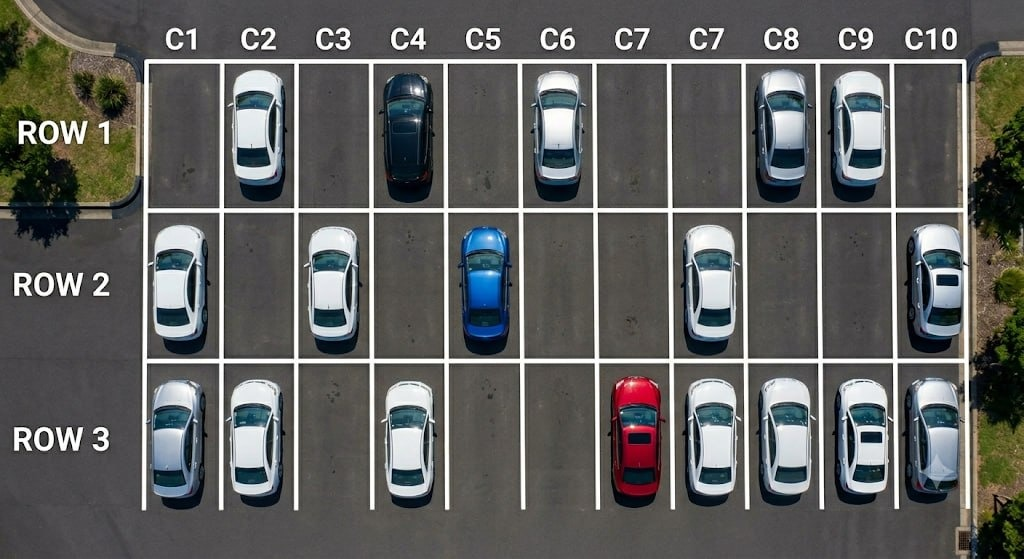
#> input picture parking-detector/images/img_1.jpg, 1024 x 559 px, found by its file name
$ python find_grid_lines.py
#> lines starting #> are read from the running program, lines starting #| are printed output that depends on the picture
import cv2
import numpy as np

def find_exact_grid_lines():
    img_path = "images/img_1.jpg"
    img = cv2.imread(img_path)
#> img is the input picture: shape (559, 1024, 3); mean B, G, R 95, 96.7, 96
    if img is None:
        print("Could not load image.")
        return

    # Convert to grayscale
    gray = cv2.cvtColor(img, cv2.COLOR_BGR2GRAY)
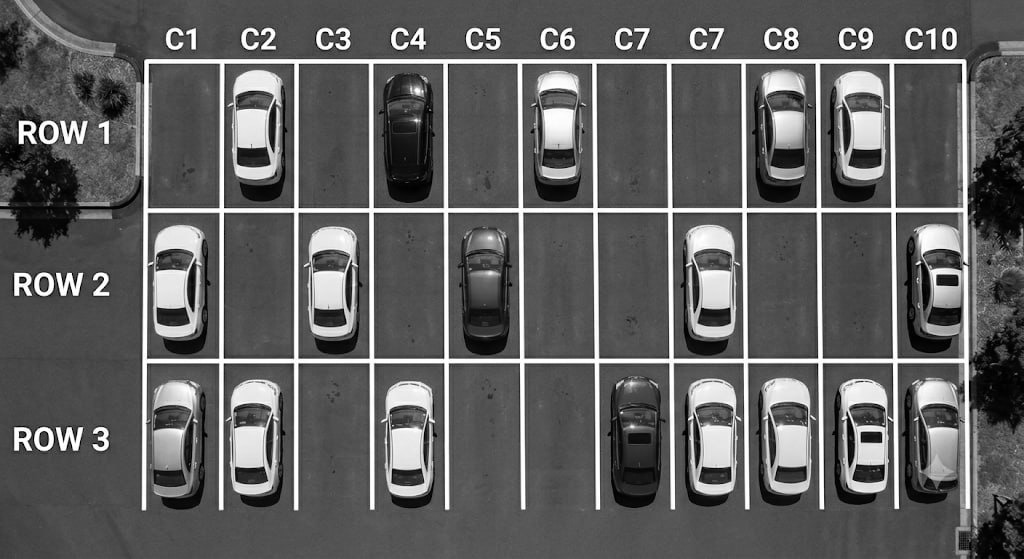
#> gray: shape (559, 1024); min 0, max 255, mean 96.4

    # We know the grid is roughly Y: 60 to 512, X: 142 to 968.
    # Let's inspect vertical lines by taking a slice near the row dividers where cars are less likely to block the vertical lines,
    # or look for vertical line segments.
    # Let's sum vertically along rows that are close to horizontal dividers (Y = 211, Y = 362)
    # At Y = 211 and Y = 362, the horizontal lines run. The vertical lines intersect them.
    # Let's find white pixels (gray > 200) that are present in both row 1, row 2, and row 3.

    # We can detect lines using Hough Line Transform
    edges = cv2.Canny(gray, 50, 150, apertureSize=3)
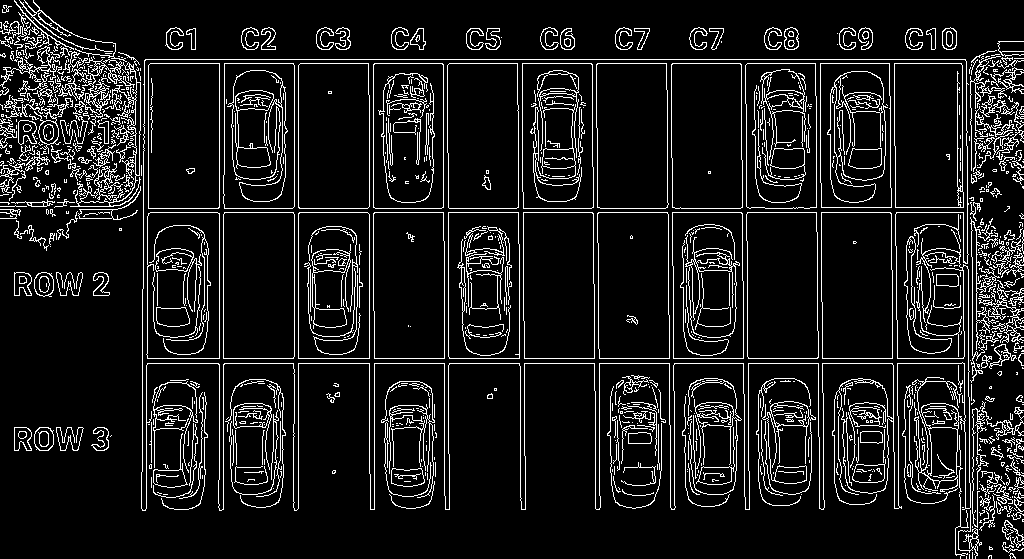
#> edges: shape (559, 1024); 10.2% white in thin lines or dots
    lines = cv2.HoughLinesP(edges, 1, np.pi/180, threshold=100, minLineLength=100, maxLineGap=10)
#> lines = 120 rows, first 6: [118, 63, 1015, 63], [68, 59, 987, 59], [135, 212, 975, 212], [142, 358, 1018, 358], [142, 363, 1001, 363], [143, 208, 750, 208]

    vertical_x = []
    horizontal_y = []

    if lines is not None:
        for line in lines:
            x1, y1, x2, y2 = line[0]
            # If vertical
            if abs(x1 - x2) < 3:
                vertical_x.append((x1 + x2) // 2)
            # If horizontal
            elif abs(y1 - y2) < 3:
                horizontal_y.append((y1 + y2) // 2)
#> this loop made 120 passes
#> (x1, y1, x2, y2) on passes 1 to 12: (118, 63, 1015, 63), (68, 59, 987, 59), (135, 212, 975, 212), (142, 358, 1018, 358), (142, 363, 1001, 363), (143, 208, 750, 208), (369, 473, 369, 95), (219, 479, 219, 64), (298, 508, 298, 65), (294, 356, 294, 65), (223, 509, 223, 175), (448, 453, 448, 153)
#> after the loop, horizontal_y = 38 values, max 482 at index 29, min 59 at index 1, mean 237.6; vertical_x = 44 values, max 1022 at index 30, min 142 at index 13, mean 586.1

    # Cluster vertical X coordinates
    vertical_x = sorted(list(set(vertical_x)))
#> vertical_x = 43 values from 142 to 1022
    horizontal_y = sorted(list(set(horizontal_y)))
#> horizontal_y = 36 values from 59 to 482

    def cluster_coords(coords, min_dist=15):
#> called with min_dist = 15
        if not coords:
            return []
        clusters = [[coords[0]]]
#> clusters = [[142]]
        for x in coords[1:]:
            if x - clusters[-1][-1] <= min_dist:
                clusters[-1].append(x)
            else:
                clusters.append([x])
#> this loop made 42 passes
#> x on passes 1 to 12: 143, 146, 147, 148, 219, 223, 224, 294, 298, 369, 373, 374
#> after the loop, clusters = [[142, 143, 146, 147, 148], [219, 223, 224], [294, 298], [369, 373, 374], [443, 444, 448], [518, 519, 520, 522, 523, 524], [593, 597, 599], [667, 672, 673], [742, 743, 746, 747], [816, 821], [892], [957], [976, 977], [994, 999], [1015, 1021, 1022]]
        return [int(np.mean(c)) for c in clusters]

    unique_v = cluster_coords(vertical_x, 15)
#> unique_v = [145, 222, 296, 372, 445, 521, 596, 670, 744, 818, 892, 957, 976, 996, 1019]
    unique_h = cluster_coords(horizontal_y, 15)
#> the loop in cluster_coords (call 2), `for x in coords[1:]:` made 35 passes
#> x on passes 1 to 12: 63, 90, 91, 92, 93, 94, 96, 98, 99, 100, 102, 104
#> unique_h = [61, 97, 153, 207, 360, 421, 474]

    print("Detected Vertical Lines (X):", unique_v)
#| Detected Vertical Lines (X): [145, 222, 296, 372, 445, 521, 596, 670, 744, 818, 892, 957, 976, 996, 1019]
    print("Detected Horizontal Lines (Y):", unique_h)
#| Detected Horizontal Lines (Y): [61, 97, 153, 207, 360, 421, 474]

if __name__ == "__main__":
    find_exact_grid_lines()

$ run again, with parking-detector/images/img_2.jpg copied over parking-detector/images/img_1.jpg
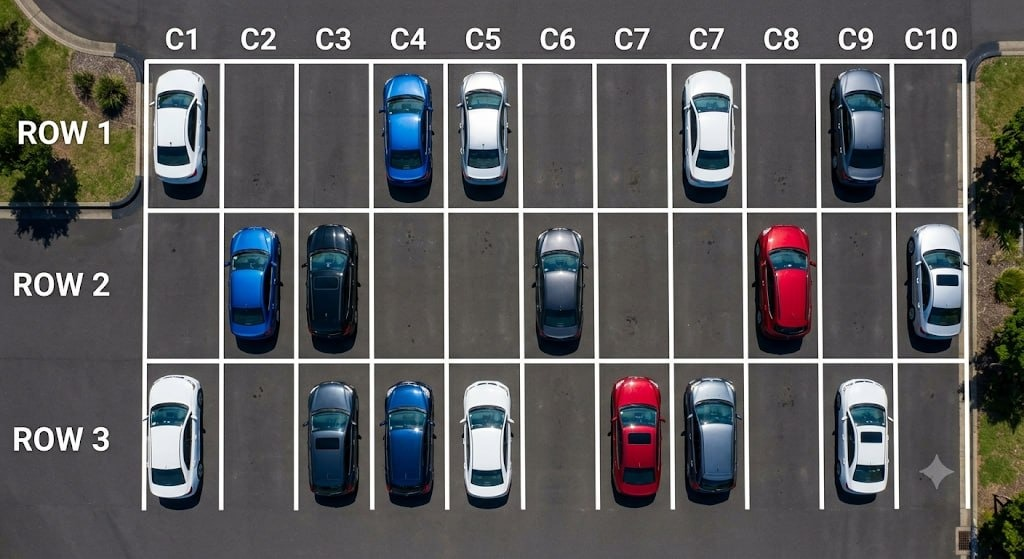
#> input picture parking-detector/images/img_2.jpg, 1024 x 559 px, found by its file name
#> in find_exact_grid_lines, img is the input picture: shape (559, 1024, 3); mean B, G, R 92.3, 91.5, 91.8
#> in find_exact_grid_lines, `gray = cv2.cvtColor(img, cv2.COLOR_BGR2GRAY)`:
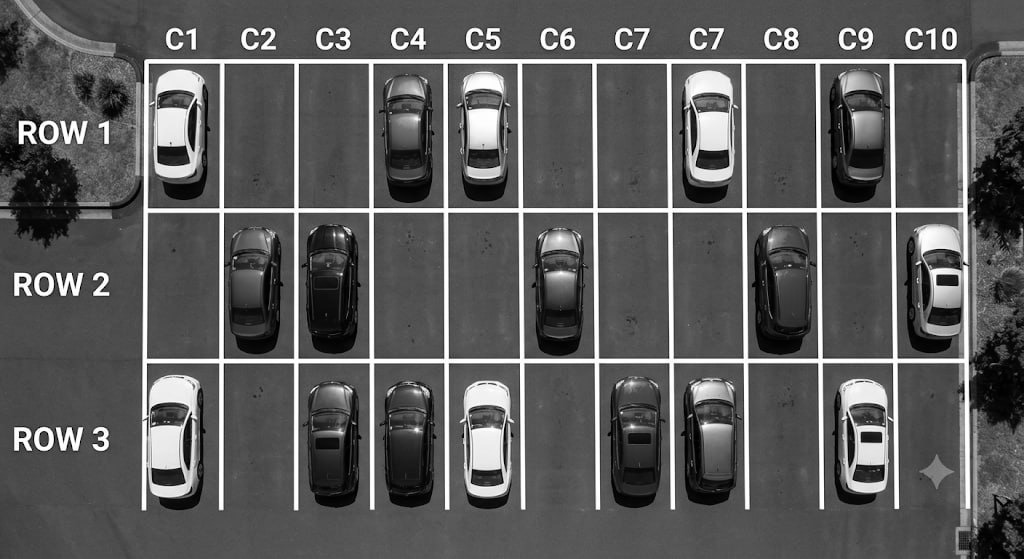
#> gray: shape (559, 1024); min 0, max 255, mean 91.7
#> in find_exact_grid_lines, `edges = cv2.Canny(gray, 50, 150, apertureSize=3)`:
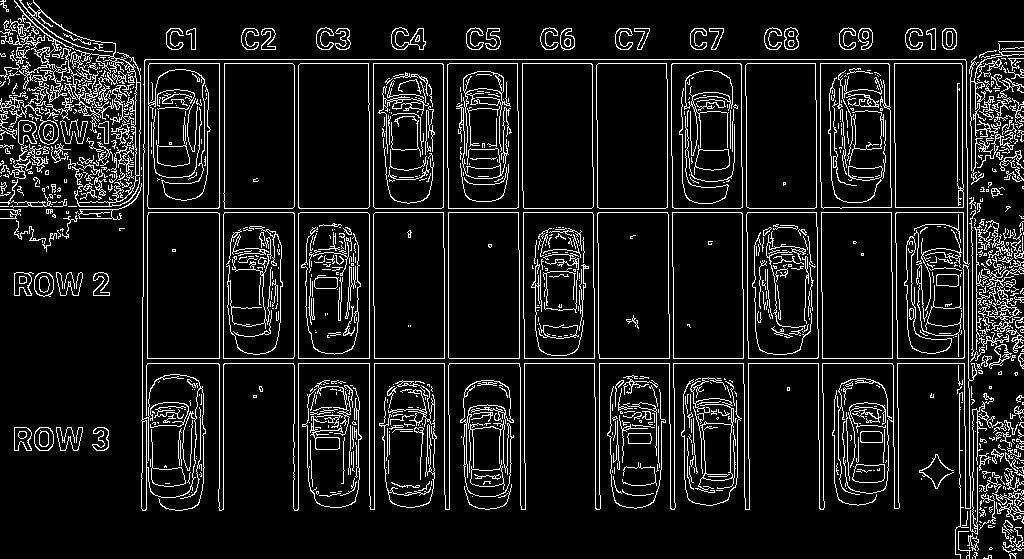
#> edges: shape (559, 1024); 10% white in thin lines or dots
#> lines = 117 rows, first 6: [142, 358, 1022, 358], [65, 63, 1015, 63], [143, 212, 977, 212], [145, 59, 986, 59], [142, 363, 1000, 363], [143, 208, 823, 208]
#> the loop in find_exact_grid_lines, `for line in lines:` made 117 passes
#> after the loop in find_exact_grid_lines, `for line in lines:`: horizontal_y = [358, 63, 212, 59, 363, 208, 99, 97, 91, 104, 207, 89, 433, 101, 143, 202, 96, 408, 98, 443, 108, 100, 113]; vertical_x = 59 values, max 1022 at index 30, min 142 at index 15, mean 662.5
#> in find_exact_grid_lines, `vertical_x = sorted(list(set(vertical_x)))`: vertical_x = 58 values from 142 to 1022
#> in find_exact_grid_lines, `horizontal_y = sorted(list(set(horizontal_y)))`: horizontal_y = [59, 63, 89, 91, 96, 97, 98, 99, 100, 101, 104, 108, 113, 143, 202, 207, 208, 212, 358, 363, 408, 433, 443]
#> in cluster_coords, `clusters = [[coords[0]]]`: clusters = [[142]]
#> the loop in cluster_coords, `for x in coords[1:]:` made 57 passes
#> x on passes 1 to 8: 143, 146, 147, 148, 219, 223, 224, 294
#> after the loop in cluster_coords, `for x in coords[1:]:`: clusters = 12 items, first 6: [142, 143, 146, 147, 148], [219, 223, 224], [294, 298], [369, 373, 374], [443, 444, 447, 448], [518, 519, 520, 522, 523, 524]
#> unique_v = [145, 222, 296, 372, 445, 521, 596, 670, 746, 819, 893, 997]
#> the loop in cluster_coords (call 2), `for x in coords[1:]:` made 22 passes
#> x on passes 1 to 8: 63, 89, 91, 96, 97, 98, 99, 100
#> unique_h = [61, 99, 143, 207, 360, 408, 438]
#| Detected Vertical Lines (X): [145, 222, 296, 372, 445, 521, 596, 670, 746, 819, 893, 997]
#| Detected Horizontal Lines (Y): [61, 99, 143, 207, 360, 408, 438]

$ run again, with parking-detector/images/img_3.jpg copied over parking-detector/images/img_1.jpg
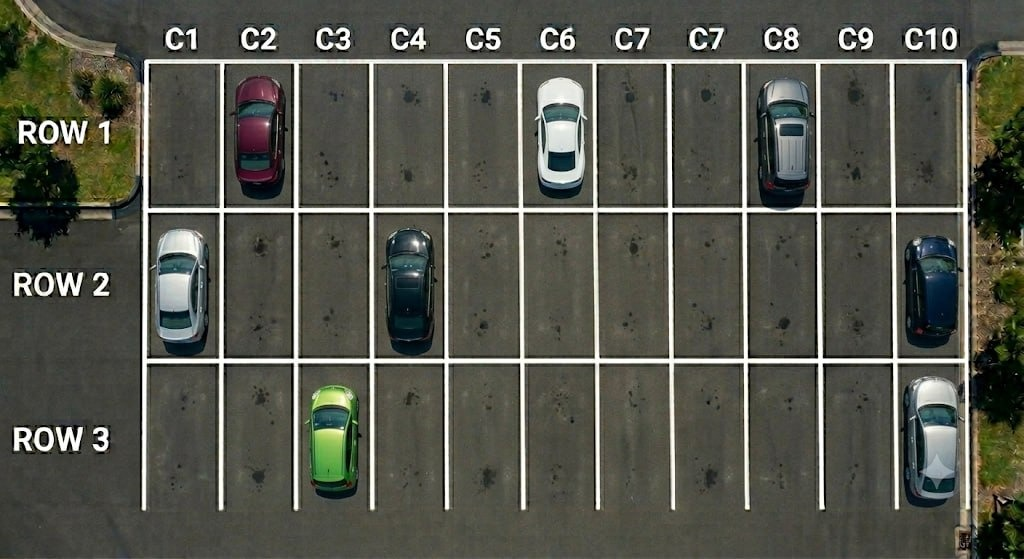
#> input picture parking-detector/images/img_3.jpg, 1024 x 559 px, found by its file name
#> in find_exact_grid_lines, img is the input picture: shape (559, 1024, 3); mean B, G, R 76, 85.9, 84.5
#> in find_exact_grid_lines, `gray = cv2.cvtColor(img, cv2.COLOR_BGR2GRAY)`:
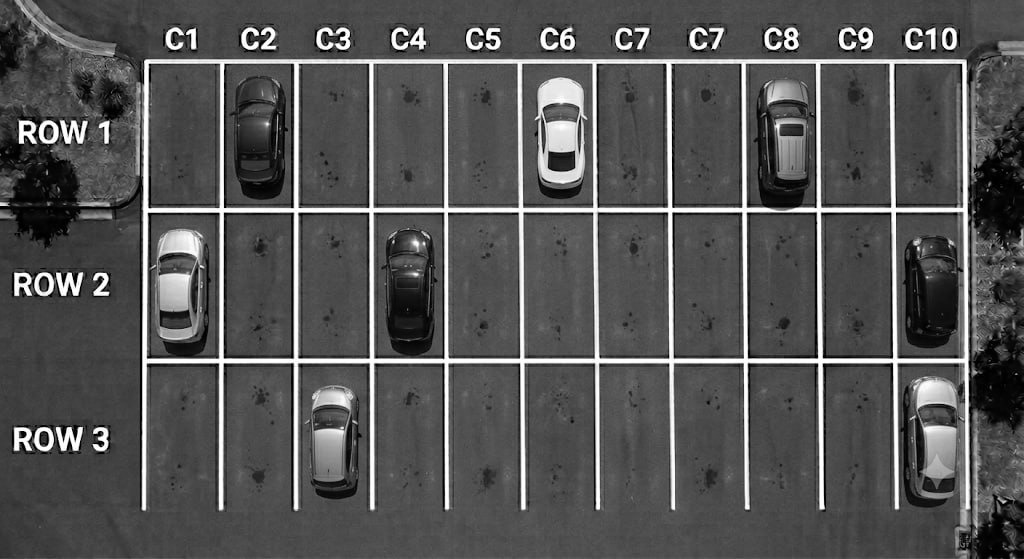
#> gray: shape (559, 1024); min 0, max 255, mean 84.4
#> in find_exact_grid_lines, `edges = cv2.Canny(gray, 50, 150, apertureSize=3)`:
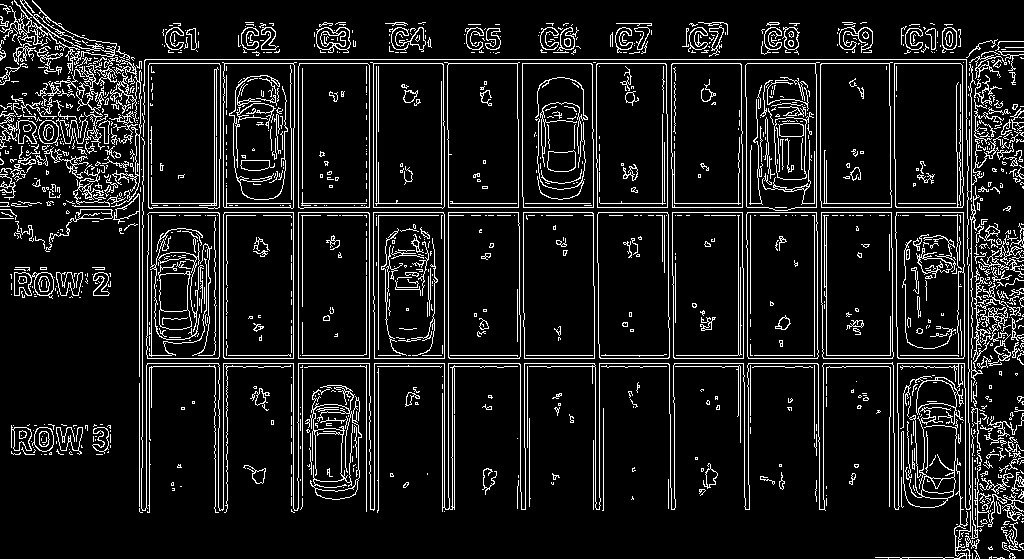
#> edges: shape (559, 1024); 10.1% white in thin lines or dots
#> lines = 108 rows, first 6: [139, 363, 1001, 363], [67, 63, 1011, 63], [145, 59, 1012, 59], [139, 358, 1019, 358], [139, 207, 979, 207], [802, 203, 979, 203]
#> the loop in find_exact_grid_lines, `for line in lines:` made 108 passes
#> after the loop in find_exact_grid_lines, `for line in lines:`: horizontal_y = [363, 63, 59, 358, 207, 203, 212, 355, 366, 215, 203, 49, 116, 47, 93, 94, 96, 91]; vertical_x = 67 values, max 1021 at index 62, min 139 at index 3, mean 598.1
#> in find_exact_grid_lines, `vertical_x = sorted(list(set(vertical_x)))`: vertical_x = 65 values from 139 to 1021
#> in find_exact_grid_lines, `horizontal_y = sorted(list(set(horizontal_y)))`: horizontal_y = [47, 49, 59, 63, 91, 93, 94, 96, 116, 203, 207, 212, 215, 355, 358, 363, 366]
#> in cluster_coords, `clusters = [[coords[0]]]`: clusters = [[139]]
#> the loop in cluster_coords, `for x in coords[1:]:` made 64 passes
#> x on passes 1 to 8: 142, 146, 148, 149, 151, 214, 215, 216
#> after the loop in cluster_coords, `for x in coords[1:]:`: clusters = 13 items, first 6: [139, 142, 146, 148, 149, 151], [214, 215, 216, 219, 223, 226], [291, 293, 298, 302], [366, 369, 373, 374, 376, 378], [441, 442, 444, 448, 452, 454], [520]
#> unique_v = [145, 218, 296, 372, 446, 520, 596, 669, 745, 818, 891, 973, 1015]
#> the loop in cluster_coords (call 2), `for x in coords[1:]:` made 16 passes
#> x on passes 1 to 8: 49, 59, 63, 91, 93, 94, 96, 116
#> unique_h = [54, 93, 116, 209, 360]
#| Detected Vertical Lines (X): [145, 218, 296, 372, 446, 520, 596, 669, 745, 818, 891, 973, 1015]
#| Detected Horizontal Lines (Y): [54, 93, 116, 209, 360]

$ run again, with parking-detector/images/img_4.jpg copied over parking-detector/images/img_1.jpg
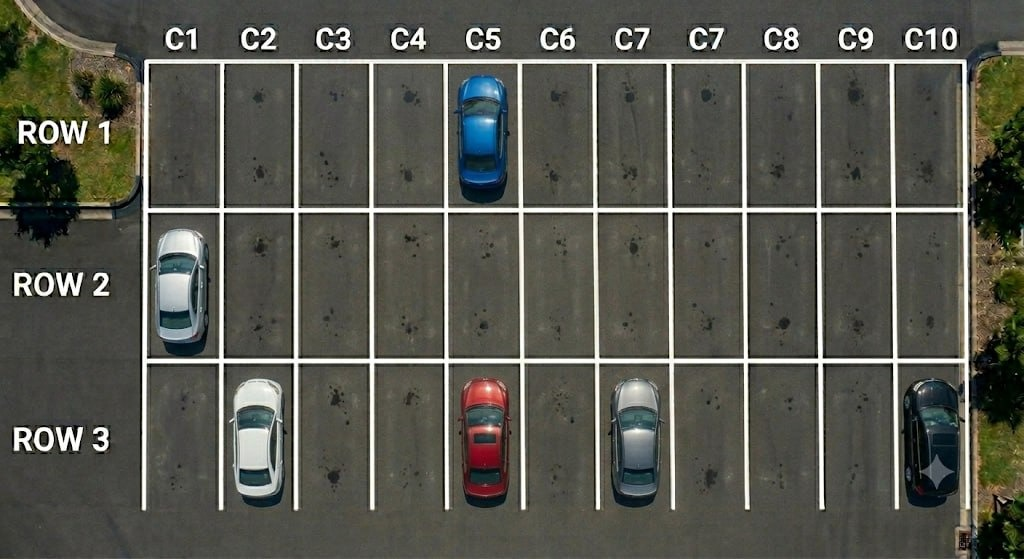
#> input picture parking-detector/images/img_4.jpg, 1024 x 559 px, found by its file name
#> in find_exact_grid_lines, img is the input picture: shape (559, 1024, 3); mean B, G, R 78.6, 87.2, 86.6
#> in find_exact_grid_lines, `gray = cv2.cvtColor(img, cv2.COLOR_BGR2GRAY)`:
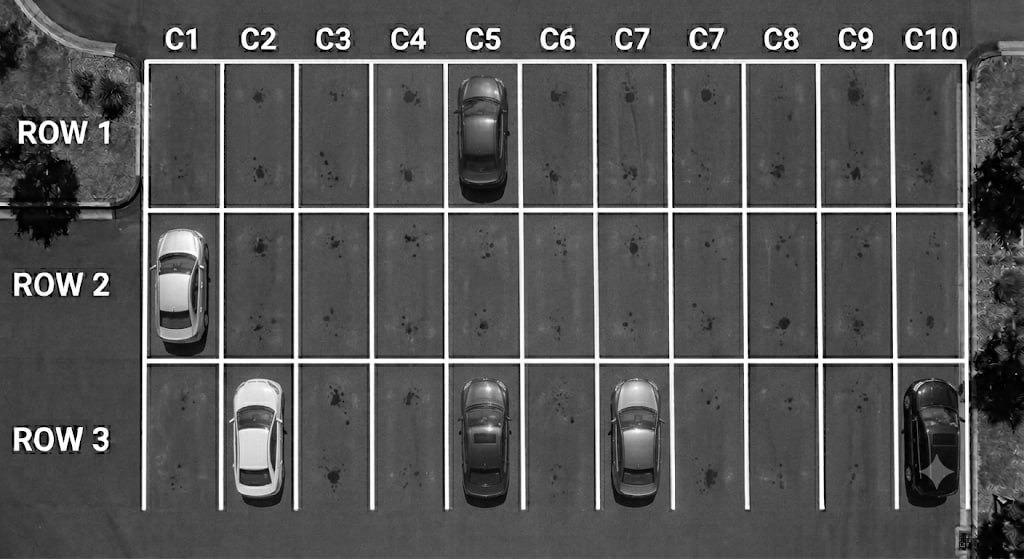
#> gray: shape (559, 1024); min 0, max 255, mean 86.1
#> in find_exact_grid_lines, `edges = cv2.Canny(gray, 50, 150, apertureSize=3)`:
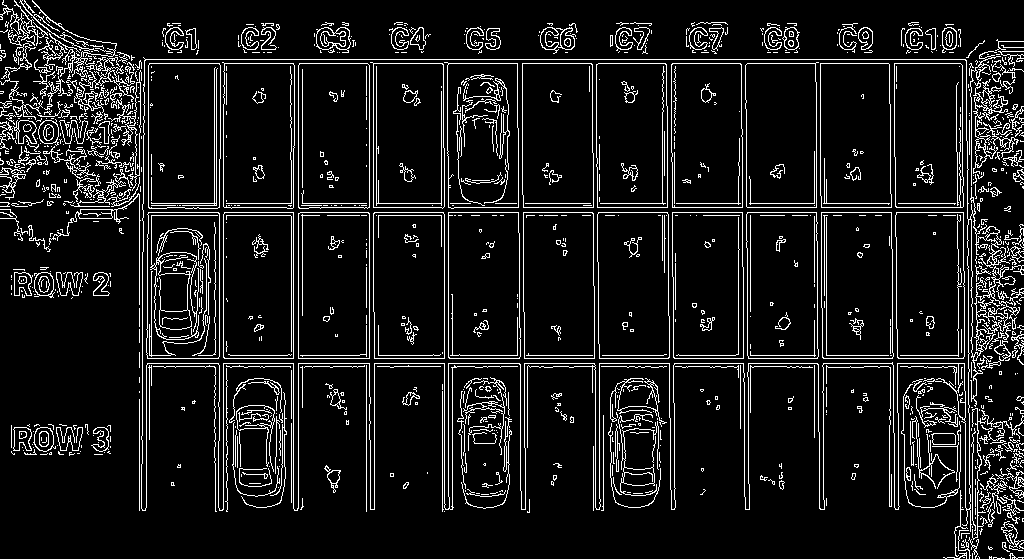
#> edges: shape (559, 1024); 9.5% white in thin lines or dots
#> lines = 99 rows, first 6: [145, 59, 965, 59], [192, 355, 983, 355], [139, 358, 1017, 358], [109, 203, 979, 203], [218, 207, 979, 207], [65, 63, 983, 63]
#> the loop in find_exact_grid_lines, `for line in lines:` made 99 passes
#> after the loop in find_exact_grid_lines, `for line in lines:`: horizontal_y = [59, 355, 358, 203, 207, 63, 212, 363, 215, 366, 215, 57, 93, 116, 95]; vertical_x = 64 values, max 1021 at index 52, min 139 at index 1, mean 600.9
#> in find_exact_grid_lines, `vertical_x = sorted(list(set(vertical_x)))`: vertical_x = 62 values from 139 to 1021
#> in find_exact_grid_lines, `horizontal_y = sorted(list(set(horizontal_y)))`: horizontal_y = [57, 59, 63, 93, 95, 116, 203, 207, 212, 215, 355, 358, 363, 366]
#> in cluster_coords, `clusters = [[coords[0]]]`: clusters = [[139]]
#> the loop in cluster_coords, `for x in coords[1:]:` made 61 passes
#> x on passes 1 to 8: 142, 143, 146, 148, 151, 214, 215, 216
#> after the loop in cluster_coords, `for x in coords[1:]:`: clusters = 12 items, first 6: [139, 142, 143, 146, 148, 151], [214, 215, 216, 219, 223, 226], [291, 293, 298, 302], [366, 369, 373, 374, 376], [441, 442, 444, 448, 452], [520, 522, 523, 524]
#> unique_v = [144, 218, 296, 371, 445, 522, 595, 669, 744, 819, 891, 992]
#> the loop in cluster_coords (call 2), `for x in coords[1:]:` made 13 passes
#> x on passes 1 to 8: 59, 63, 93, 95, 116, 203, 207, 212
#> unique_h = [59, 94, 116, 209, 360]
#| Detected Vertical Lines (X): [144, 218, 296, 371, 445, 522, 595, 669, 744, 819, 891, 992]
#| Detected Horizontal Lines (Y): [59, 94, 116, 209, 360]
